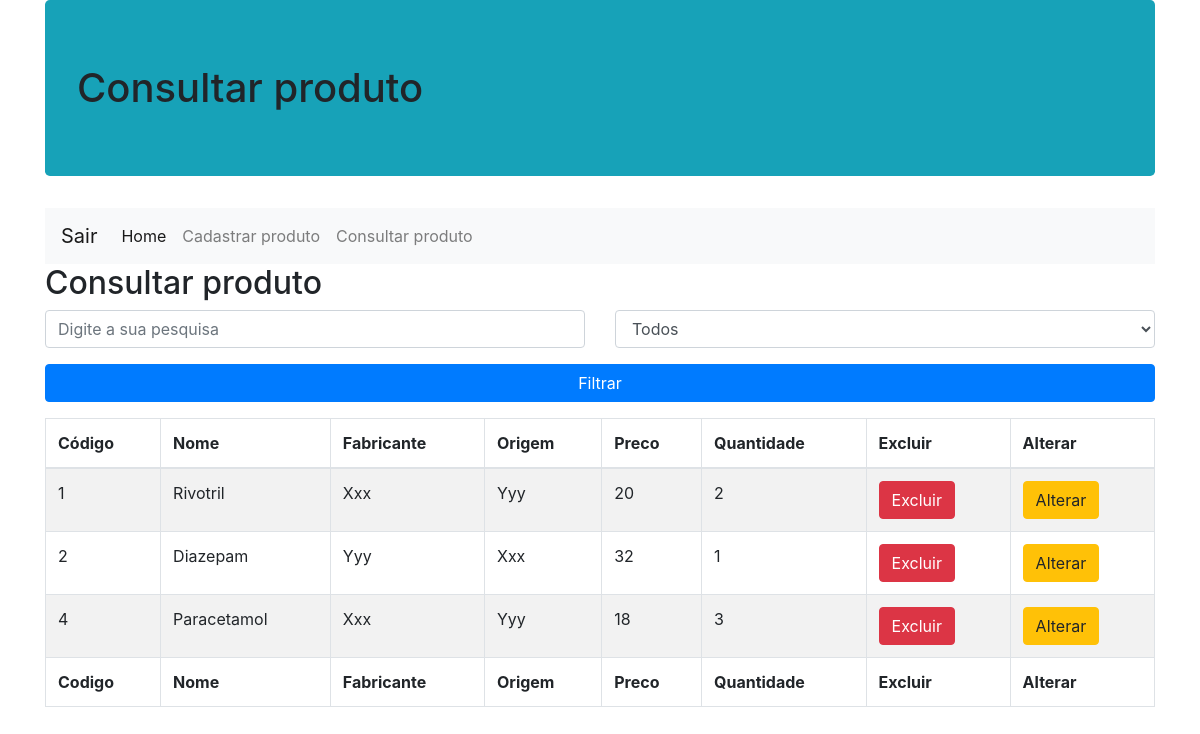
Screenshot of /consulta-produto.php with the database file from the repository.
### tables this page shows
CREATE TABLE `produto` (
  `idProduto` bigint(20) NOT NULL,
  `nomeProduto` varchar(20) NOT NULL,
  `fabricante` varchar(50) NOT NULL,
  `origem` varchar(30) NOT NULL,
  `preco` float NOT NULL,
  `quantidade` int(50) NOT NULL
);

### dao/conexaobanco.class.php (called while the page is built, shortened)
<?php
class ConexaoBanco extends PDO {
  private static $instance = null;
  public static function getInstance(){
    try{
        if(!isset(self::$instance)){
          self::$instance = new
          ConexaoBanco("mysql:dbname=farmacia;host=localhost","root","");
        }
        return self::$instance;
    }catch(PDOException $e){
        echo "Erro ao conectar no banco! ".$e;
    }
  }
}

### dao/produtodao.class.php (called while the page is built, shortened)
<?php
require 'conexaobanco.class.php';
 class produtoDAO {
   private $conexao = null;
   public function __construct(){
     $this->conexao = ConexaoBanco::getInstance();
   }
   public function buscarProduto(){
     try{
       $stat = $this->conexao->query("select * from produto");
       $array = $stat->fetchAll(PDO::FETCH_CLASS, 'produto');
       return $array;
     }catch(PDOException $e){
       echo "Erro ao buscar produto! ".$e;
     }
   }
 }

### modelo/produto.class.php (called while the page is built, shortened)
<?php
class Produto{
  public function __get($a){
    return $this->$a;
  }
}

### consulta-produto.php (the view, shortened to what this page needs)
<?php
include_once 'dao/produtodao.class.php';
include_once 'modelo/produto.class.php';
$livDAO = new produtoDAO();
$array = $livDAO->buscarProduto();
?>
<!DOCTYPE html>
<html lang="pt-br">
<head>
  <link rel="stylesheet" href="https://stackpath.bootstrapcdn.com/bootstrap/4.1.3/css/bootstrap.min.css">
</head>
<body>
  <div class="container">
    <h1 class="jumbotron bg-info">Consultar produto</h1>
    <nav class="navbar navbar-expand-lg navbar-light bg-light">
      <a class="navbar-brand" href="index.php">Sair</a>
      <div class="collapse navbar-collapse" id="navbarNav">
        <ul class="navbar-nav">
          <li class="nav-item active">
            <a class="nav-link" href="home.php">Home</a>
          </li>
          <li class="nav-item">
            <a class="nav-link" href="cadastro-produto.php">Cadastrar produto</a>
          </li>
          <li class="nav-item">
            <a class="nav-link" href="consulta-produto.php">Consultar produto <span class="sr-only">(current)</span></a>
          </li>
        </ul>
      </div>
    </nav>
    <h2>Consultar produto</h2>
      <form name="filtrar" method="post" action="">
        <div class="row">
          <div class="form-group col-md-6">
            <input type="text" name="txtfiltro"
                   placeholder="Digite a sua pesquisa" class="form-control">
          </div>
          <div class="form-group col-md-6">
            <select name="selfiltro" class="form-control">
              <option value="todos">Todos</option>
            </select>
          </div>
         </div>
              <div class="form-group">
                <input type="submit" name="filtrar" value="Filtrar" class="btn btn-primary btn-block">
              </div>
            </form>
    <div class="table-responsive">
      <table class="table table-striped table-bordered table-hover table-condensed">
        <thead>
          <tr>
            <th>Código</th>
            <th>Nome</th>
            <th>Fabricante</th>
            <th>Origem</th>
            <th>Preco</th>
            <th>Quantidade</th>
            <th>Excluir</th>
            <th>Alterar</th>
          </tr>
        </thead>
        <tfoot>
          <tr>
            <th>Codigo</th>
            <th>Nome</th>
            <th>Fabricante</th>
            <th>Origem</th>
            <th>Preco</th>
            <th>Quantidade</th>
            <th>Excluir</th>
            <th>Alterar</th>
          </tr>
        </tfoot>
        <tbody>
          <?php
          foreach($array as $p){
            echo "<tr>";
              echo "<td>$p->idProduto</td>";
              echo "<td>$p->nomeProduto</td>";
              echo "<td>$p->fabricante</td>";
              echo "<td>$p->origem</td>";
              echo "<td>$p->preco</td>";
              echo "<td>$p->quantidade</td>";
              echo "<td><a href='consulta-produto.php?id=$p->idProduto' class='btn btn-danger'>Excluir</a></td>";
              echo "<td><a href='alterar-produto.php?id=$p->idProduto' class='btn btn-warning'>Alterar</a></td>";
            echo "</tr>";
          }
          ?>
        </tbody>
      </table>
    </div>
  </div>
</body>
</html>

### rows the page displays
produto: idProduto "1", nomeProduto "Rivotril", fabricante "Xxx", origem "Yyy", preco "20", quantidade "2"
produto: idProduto "2", nomeProduto "Diazepam", fabricante "Yyy", origem "Xxx", preco "32", quantidade "1"
produto: idProduto "4", nomeProduto "Paracetamol", fabricante "Xxx", origem "Yyy", preco "18", quantidade "3"
